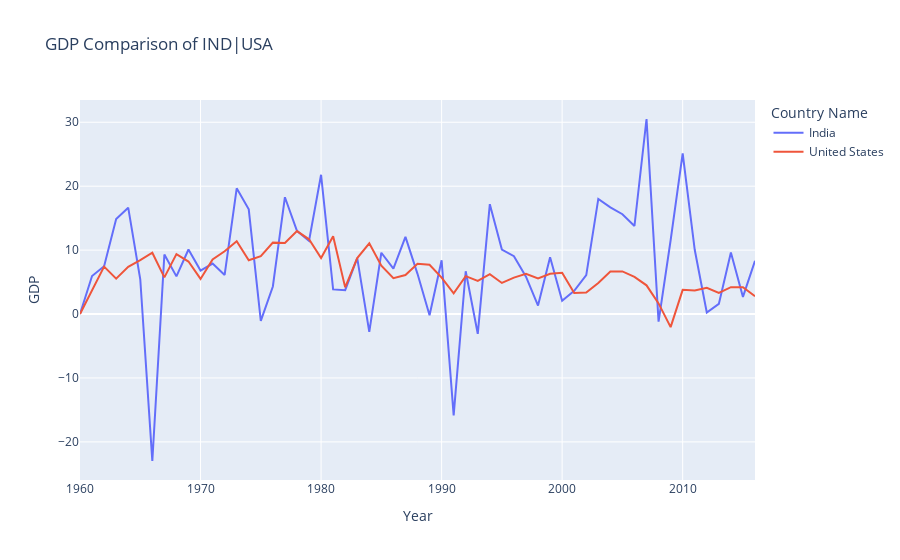

The cell this chart's notebook holds for it:
### Code cell
compareGdpGrowth(['IND', 'USA'], False)

### Figure 1 — Plotly figure (JSON) as saved in the notebook; plotly's stock layout.template omitted (floating-point values rounded to 4 significant figures)
{"data": [{"hovertemplate": "Country Name=India<br>Year=%{x}<br>GDP=%{y}<extra></extra>", "legendgroup": "India", "line": {"color": "#636efa", "dash": "solid"}, "marker": {"symbol": "circle"}, "mode": "lines", "name": "India", "orientation": "v", "showlegend": true, "type": "scatter", "x": [1960, 1961, 1962, 1963, 1964, 1965, 1966, 1967, 1968, 1969, 1970, 1971, 1972, 1973, 1974, 1975, 1976, 1977, 1978, 1979, 1980, 1981, 1982, 1983, 1984, 1985, 1986, 1987, 1988, 1989, 1990, 1991, 1992, 1993, 1994, 1995, 1996, 1997, 1998, 1999, 2000, 2001, 2002, 2003, 2004, 2005, 2006, 2007, 2008, 2009, 2010, 2011, 2012, 2013, 2014, 2015, 2016], "xaxis": "x", "y": [0, 5.95, 7.47, 14.85, 16.64, 5.44, -22.99, 9.31, 5.89, 10.1, 6.8, 7.9, 6.11, 19.66, 16.38, -1.06, 4.31, 18.27, 13.02, 11.43, 21.79, 3.85, 3.73, 8.74, -2.8, 9.59, 7.09, 12.07, 6.29, -0.18, 8.42, -15.85, 6.7, -3.09, 17.18, 10.09, 9.05, 5.85, 1.32, 8.89, 2.09, 3.64, 6.08, 18.01, 16.69, 15.61, 13.77, 30.51, -1.18, 11.54, 25.13, 10.05, 0.25, 1.59, 9.62, 2.68, 8.32], "yaxis": "y"}, {"hovertemplate": "Country Name=United States<br>Year=%{x}<br>GDP=%{y}<extra></extra>", "legendgroup": "United States", "line": {"color": "#EF553B", "dash": "solid"}, "marker": {"symbol": "circle"}, "mode": "lines", "name": "United States", "orientation": "v", "showlegend": true, "type": "scatter", "x": [1960, 1961, 1962, 1963, 1964, 1965, 1966, 1967, 1968, 1969, 1970, 1971, 1972, 1973, 1974, 1975, 1976, 1977, 1978, 1979, 1980, 1981, 1982, 1983, 1984, 1985, 1986, 1987, 1988, 1989, 1990, 1991, 1992, 1993, 1994, 1995, 1996, 1997, 1998, 1999, 2000, 2001, 2002, 2003, 2004, 2005, 2006, 2007, 2008, 2009, 2010, 2011, 2012, 2013, 2014, 2015, 2016], "xaxis": "x", "y": [0, 3.68, 7.42, 5.54, 7.39, 8.44, 9.59, 5.73, 9.38, 8.21, 5.49, 8.54, 9.82, 11.39, 8.42, 9.05, 11.17, 11.1, 12.97, 11.69, 8.75, 12.17, 4.17, 8.76, 11.06, 7.57, 5.6, 6.1, 7.85, 7.71, 5.69, 3.25, 5.92, 5.19, 6.25, 4.86, 5.69, 6.28, 5.58, 6.29, 6.46, 3.28, 3.35, 4.86, 6.64, 6.67, 5.82, 4.49, 1.66, -2.04, 3.78, 3.7, 4.11, 3.32, 4.2, 4.18, 2.78], "yaxis": "y"}], "layout": {"legend": {"title": {"text": "Country Name"}, "tracegroupgap": 0}, "title": {"text": "GDP Comparison of IND|USA"}, "xaxis": {"anchor": "y", "domain": [0, 1], "title": {"text": "Year"}}, "yaxis": {"anchor": "x", "domain": [0, 1], "title": {"text": "GDP"}}}}
